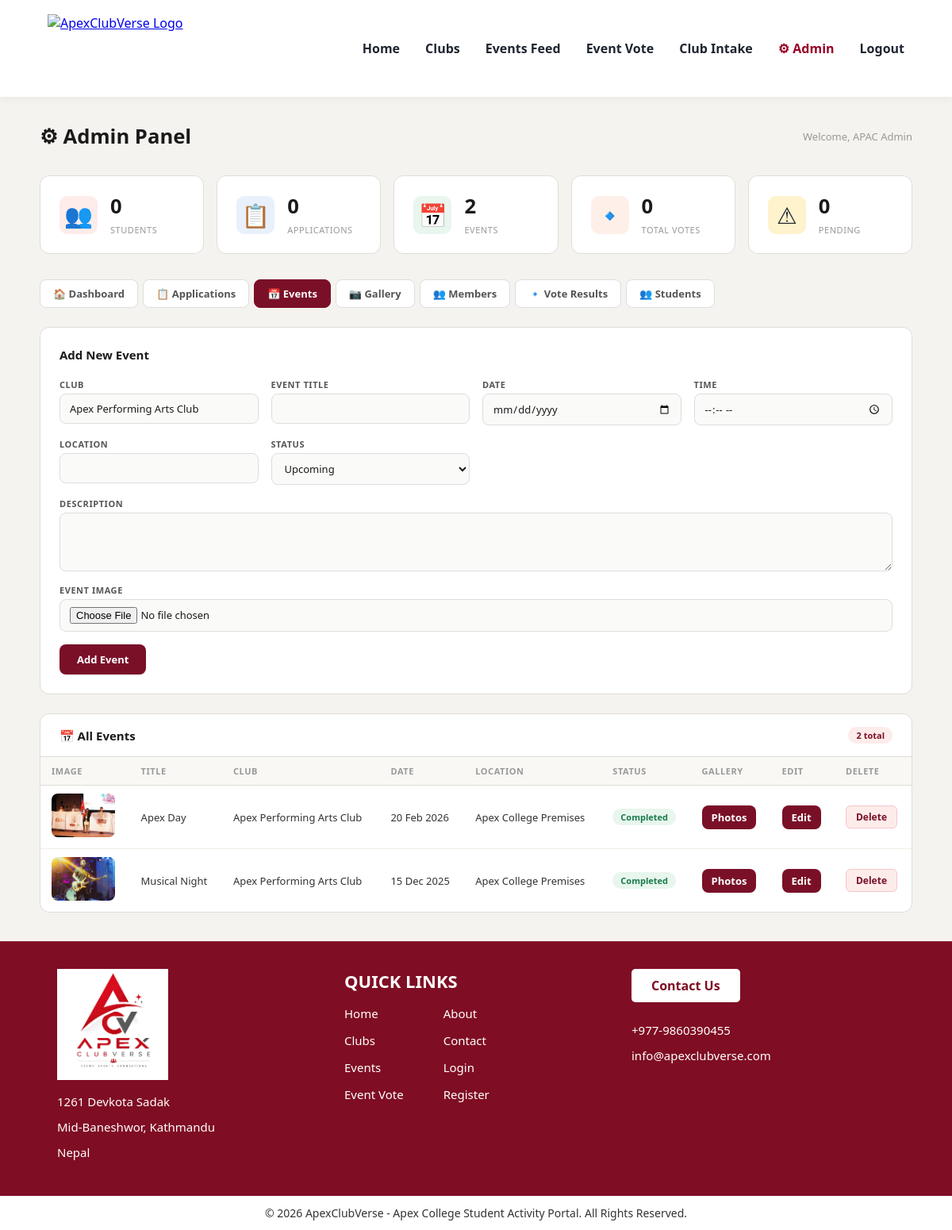
The page /admin.php?tab=events (signed in) on the database its author committed.
### tables this page shows
CREATE TABLE `clubs` (
  `id` int(11) NOT NULL AUTO_INCREMENT,
  `name` varchar(255) NOT NULL,
  `description` text DEFAULT NULL,
  `page_url` varchar(255) DEFAULT NULL,
  `intake_open` tinyint(1) NOT NULL DEFAULT 1,
  PRIMARY KEY (`id`)
);

CREATE TABLE `events` (
  `id` int(11) NOT NULL AUTO_INCREMENT,
  `club_id` int(11) NOT NULL,
  `title` varchar(255) NOT NULL,
  `description` text DEFAULT NULL,
  `event_date` date DEFAULT NULL,
  `event_time` varchar(50) DEFAULT NULL,
  `location` varchar(255) DEFAULT NULL,
  `image` varchar(255) DEFAULT NULL,
  `status` enum('upcoming','ongoing','completed') NOT NULL DEFAULT 'upcoming',
  `created_at` timestamp NOT NULL DEFAULT current_timestamp(),
  PRIMARY KEY (`id`),
  KEY `club_id` (`club_id`),
  CONSTRAINT `events_ibfk_1` FOREIGN KEY (`club_id`) REFERENCES `clubs` (`id`) ON DELETE CASCADE ON UPDATE CASCADE
);

### includes/config.php (called while the page is built, shortened)
<?php
function url(string $path = ''): string
{
    $path = ltrim(str_replace('\\', '/', $path), '/');
    return (BASE_PATH === '' ? '' : BASE_PATH) . '/' . $path;
}
function root_path(string $path = ''): string
{
    $path = ltrim(str_replace('\\', '/', $path), '/');
    return ROOT_PATH . ($path === '' ? '' : DIRECTORY_SEPARATOR . str_replace('/', DIRECTORY_SEPARATOR, $path));
}
function media_url(?string $image): string
{
    $image = str_replace('\\', '/', trim($image));
    $image = ltrim($image, '/');
    if (strpos($image, '/') !== false) {
        if (is_file(root_path($image))) {
            return url($image);
        }
        $image = basename($image);
    }
    return url('images/' . $image);
}

### admin.php (the view, shortened to what this page needs)
<?php
require_once __DIR__ . '/includes/config.php';
require_once __DIR__ . '/includes/db.php';
include 'includes/header.php';
$tab = $_GET['tab'] ?? 'dashboard';
$applications_only = isset($_GET['applications_only']);
$club = mysqli_real_escape_string($conn, $_SESSION['club_name']);
$total_users    = mysqli_fetch_assoc(mysqli_query($conn, "SELECT COUNT(*) as c FROM users WHERE role = 'student'"))['c'];
$total_regs = mysqli_fetch_assoc(
mysqli_query($conn,
"SELECT COUNT(*) as c
FROM registrations
WHERE selected_club='$club'")
)['c'];
$total_events = mysqli_fetch_assoc(
    mysqli_query($conn,
    "SELECT COUNT(*) as c
     FROM events e
     JOIN clubs c ON e.club_id=c.id
     WHERE c.name='$club'")
)['c'];
$total_votes = mysqli_fetch_assoc(
    mysqli_query($conn,
    "SELECT SUM(po.votes) as c
     FROM poll_options po
     JOIN polls p ON po.poll_id=p.id
     JOIN clubs c ON p.club_id=c.id
     WHERE c.name='$club'")
)['c'] ?? 0;
$pending_regs = mysqli_fetch_assoc(
mysqli_query($conn,
"SELECT COUNT(*) as c
FROM registrations
WHERE application_status='Pending'
AND selected_club='$club'")
)['c'];
?>
<div class="admin-page">
    <div class="admin-inner">
        <?php if (!$applications_only): ?>
        <div class="admin-header">
            <h1>&#9881; Admin Panel</h1>
            <span>Welcome, <?php echo htmlspecialchars($_SESSION['user_name']); ?></span>
        </div>
        <?php endif; ?>
        <?php if (!$applications_only): ?>
        <div class="stats-row">
            <div class="stat-box">
                <div class="stat-icon" style="background:#fdecea;">&#128101;</div>
                <div>
                    <span class="stat-val"><?php echo $total_users; ?></span>
                    <span class="stat-label">Students</span>
                </div>
            </div>
            <div class="stat-box">
                <div class="stat-icon" style="background:#e8f0fb;">&#128203;</div>
                <div>
                    <span class="stat-val"><?php echo $total_regs; ?></span>
                    <span class="stat-label">Applications</span>
                </div>
            </div>
            <div class="stat-box">
                <div class="stat-icon" style="background:#e8f6ee;">&#128197;</div>
                <div>
                    <span class="stat-val"><?php echo $total_events; ?></span>
                    <span class="stat-label">Events</span>
                </div>
            </div>
            <div class="stat-box">
                <div class="stat-icon" style="background:#fef0e8;">&#128313;</div>
                <div>
                    <span class="stat-val"><?php echo $total_votes; ?></span>
                    <span class="stat-label">Total Votes</span>
                </div>
            </div>
            <div class="stat-box">
                <div class="stat-icon" style="background:#fff3cd;">&#9888;</div>
                <div>
                    <span class="stat-val"><?php echo $pending_regs; ?></span>
                    <span class="stat-label">Pending</span>
                </div>
            </div>
        </div>
        <?php endif; ?>
        <?php if (!$applications_only): ?>
        <div class="tab-row">
            <a href="admin.php?tab=dashboard" class="tab-btn <?php echo $tab=='dashboard' ? 'active':''; ?>">&#127968; Dashboard</a>
            <a href="admin.php?tab=registrations" class="tab-btn <?php echo $tab=='registrations' ? 'active':''; ?>">&#128203; Applications</a>
            <a href="admin.php?tab=events" class="tab-btn <?php echo $tab=='events' ? 'active':''; ?>">&#128197; Events</a>
            <a href="admin.php?tab=gallery" class="tab-btn <?php echo $tab=='gallery' ? 'active':''; ?>">&#128247; Gallery</a>
            <a href="admin.php?tab=members" class="tab-btn <?php echo $tab=='members' ? 'active':''; ?>">👥 Members</a>
            <a href="admin.php?tab=votes" class="tab-btn <?php echo $tab=='votes' ? 'active':''; ?>">&#128313; Vote Results</a>
            <a href="admin.php?tab=users" class="tab-btn <?php echo $tab=='users' ? 'active':''; ?>">&#128101; Students</a>
        </div>
        <?php endif; ?>
        <?php if($tab == 'dashboard'): ?>
        <div class="table-box">
            <div class="table-box-header">
                <h2>&#128203; Recent Applications</h2>
                <span class="badge-count"><?php echo $pending_regs; ?> pending</span>
            </div>
            <?php
            $recent = mysqli_query($conn,
            "SELECT *
            FROM registrations
            WHERE selected_club='$club'
            ORDER BY applied_at DESC
            LIMIT 5");
            if(mysqli_num_rows($recent) == 0): ?>
                <div class="empty-msg">No applications yet.</div>
            <?php else: ?>
            <table>
                <tr>
                    <th>Name</th><th>Email</th><th>Club</th><th>Status</th><th>Date</th>
                </tr>
                <?php while($r = mysqli_fetch_assoc($recent)): ?>
                <tr>
                    <td><?php echo htmlspecialchars($r['student_name']); ?></td>
                    <td><?php echo htmlspecialchars($r['student_email']); ?></td>
                    <td><?php echo htmlspecialchars($r['selected_club']); ?></td>
                    <td><span class="badge badge-<?php echo strtolower($r['application_status']); ?>"><?php echo $r['application_status']; ?></span></td>
                    <td><?php echo date('d M Y', strtotime($r['applied_at'])); ?></td>
                </tr>
                <?php endwhile; ?>
            </table>
            <?php endif; ?>
        </div>
        <?php elseif($tab == 'events'): ?>
        <?php
        $editing = false;
        $event = [
            'id' => '',
            'title' => '',
            'description' => '',
            'event_date' => '',
            'event_time' => '',
            'location' => '',
            'status' => 'upcoming',
            'image' => '',
        ];
        ?>
        <div class="form-box">
            <h2>
                <?php
                if($editing){
                    echo "Edit Event (your club only)";
                }else{
                    echo "Add New Event";
                }
                ?>
            </h2>
            <form method="POST" enctype="multipart/form-data">
                <div class="form-grid">
                    <div class="form-group">
                        <?php
                        $clubData = mysqli_fetch_assoc(
                            mysqli_query($conn,
                            "SELECT id,name
                            FROM clubs
                            WHERE name='$club'")
                        );
                        ?>
                        <label>Club</label>
                        <input
                        type="text"
                        value="<?php echo htmlspecialchars($clubData['name'] ?? ''); ?>"
                        readonly>
                    </div>
                    <div class="form-group">
                        <label>Event Title</label>
                        <input
                        type="text"
                        name="title"
                        value="<?php echo htmlspecialchars($event['title']); ?>"
                        required>
                    </div>
                    <div class="form-group">
                        <label>Date</label>
                        <input
                        type="date"
                        name="event_date"
                        value="<?php echo htmlspecialchars((string)$event['event_date']); ?>"
                        required>
                    </div>
                    <div class="form-group">
                        <label>Time</label>
                        <input
                        type="time"
                        name="event_time"
                        value="<?php echo htmlspecialchars((string)$event['event_time']); ?>"
                        required>
                    </div>
                    <div class="form-group">
                        <label>Location</label>
                        <input
                        type="text"
                        name="location"
                        value="<?php echo htmlspecialchars($event['location']); ?>"
                        required>
                    </div>
                    <div class="form-group">
                        <label>Status</label>
                        <select name="status">
                            <option value="upcoming" <?php if(($event['status']) == "upcoming") echo "selected"; ?>>Upcoming</option>
                        </select>
                    </div>
                    <div class="form-group" style="grid-column: 1/-1;">
                        <label>Description</label>
                        <textarea
                        name="description"
                        rows="3"><?php echo htmlspecialchars($event['description']); ?></textarea>
                    </div>
                    <div class="form-group" style="grid-column:1/-1;">
                        <label><?php echo $editing ? 'Replace cover image (optional)' : 'Event Image'; ?></label>
                        <input type="file" name="event_image" accept="image/*">
                    </div>
                </div>
                <button
                type="submit"
                name="add_event"
                class="btn-submit">
                <?php
                if($editing){
                    echo "Update Event";
                }else{
                    echo "Add Event";
                }
                ?>
                </button>
            </form>
        </div>
        <div class="table-box">
            <div class="table-box-header">
                <h2>&#128197; All Events</h2>
                <span class="badge-count"><?php echo $total_events; ?> total</span>
            </div>
            <?php
            $events = mysqli_query($conn,
            "SELECT e.*, c.name as club_name
            FROM events e
            JOIN clubs c
            ON e.club_id=c.id
            WHERE c.name='$club'
            ORDER BY e.event_date DESC");
            if(mysqli_num_rows($events) == 0): ?>
                <div class="empty-msg">No events yet.</div>
            <?php else: ?>
            <table>
                <tr>
                    <th>Image</th>
                    <th>Title</th>
                    <th>Club</th>
                    <th>Date</th>
                    <th>Location</th>
                    <th>Status</th>
                    <th>Gallery</th>
                    <th>Edit</th>
                    <th>Delete</th>
                </tr>
                <?php while($e = mysqli_fetch_assoc($events)): ?>
                <tr>
                    <td>
                    <?php if(!empty($e['image'])): ?>
                        <img src="<?php echo htmlspecialchars(media_url($e['image'])); ?>" style="width:80px;height:55px;object-fit:cover;border-radius:8px;" alt="">
                    <?php else: ?>
                        No Image
                    <?php endif; ?>
                    </td>
                    <td><?php echo htmlspecialchars($e['title']); ?></td>
                    <td><?php echo htmlspecialchars($e['club_name']); ?></td>
                    <td><?php echo date('d M Y', strtotime($e['event_date'])); ?></td>
                    <td><?php echo htmlspecialchars($e['location']); ?></td>
                    <td><span class="badge badge-<?php echo $e['status']; ?>"><?php echo ucfirst($e['status']); ?></span></td>
                    <td>
                        <a href="admin.php?tab=gallery&event_id=<?php echo (int)$e['id']; ?>" class="btn-submit" style="padding:6px 12px;margin:0;text-decoration:none;">
                            Photos
                        </a>
                    </td>
                    <td>
                        <a href="admin.php?tab=events&edit=<?php echo $e['id']; ?>" class="btn-submit" style="padding:6px 12px;margin:0;text-decoration:none;">
                            Edit
                        </a>
                    </td>
                    <td>
                        <form method="POST" style="display:inline;">
                            <button type="submit" name="delete_event" class="btn-delete"
                                    data-confirm="Delete this event? This cannot be undone."
                                    data-confirm-title="Delete event">
                                Delete
                            </button>
                        </form>
                    </td>
                </tr>
                <?php endwhile; ?>
            </table>
            <?php endif; ?>
        </div>
        <?php endif; ?>
    </div>
</div>
<?php include 'includes/footer.php'; ?>

### assets/css/style.css (style rules this page uses)
:root { --bg-color: #f5f3ef; --card-bg: #ffffff; --text-dark: #1e2530; --primary-crimson: #990026; --accent-orange: #ff4500; }
* { box-sizing: border-box; margin: 0; padding: 0; font-family: 'Georgia', 'Segoe UI', serif; }
html { height: auto; }
body { background-color: #f5f3ef; color: var(--text-dark); display: flex; flex-direction: column; min-height: 100vh; height: auto; overflow-x: clip; position: relative; }
img, video, iframe { max-width: 100%; height: auto; }
.content-wrapper > div { width: 100%; }

### rows shown on the page
clubs: name "Apex Performing Arts Club"
events: image (picture), title "Apex Day", club.name "Apex Performing Arts Club", event_date "20 Feb 2026", location "Apex College Premises", status "Completed"
events: image (picture), title "Musical Night", club.name "Apex Performing Arts Club", event_date "15 Dec 2025", location "Apex College Premises", status "Completed"

### other values the page prints
$_SESSION['user_name'] "APAC Admin"
$total_users "0"
$total_regs "0"
$total_events "2"
$total_votes "0"
$pending_regs "0"
